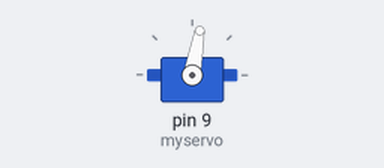
A sketch run on a simulated Arduino Uno, built with avr-gcc and run on an emulated ATmega328P. On the bench: servo.

Above: at 5.05 s.
At 7.0 s:
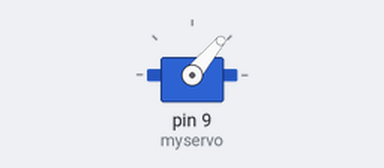
At 9.0 s:
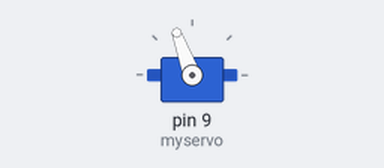
Timing chart, 0 to 10.2 s (numbered marks = the images above):
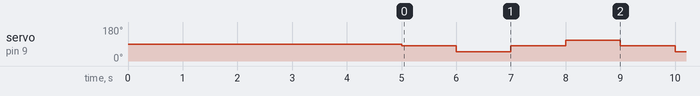

Measured:
- by itself, servo on pin 9 (myservo): repeats every 4.0 s: 50° 1.0 s, 80° 1.0 s, 110° 1.0 s, 80° 1.0 s

The sketch:

Test_knob_servo_calibration.ino
```cpp
#include <Servo.h>

Servo myservo;  // create servo object to control a servo

#define MIDDLE_POSITION 80
#define VERTICAL_MOTOR_POSITION 50
#define HORIZONTAL_MOTOR_POSITIOIN 110

void setup() {
  myservo.attach(9);  // attaches the servo on pin 9 to the servo object
  delay(5000);
}

void loop() {

  myservo.write(MIDDLE_POSITION);
  delay(1000);
  myservo.write(VERTICAL_MOTOR_POSITION);
  delay(1000);
  myservo.write(MIDDLE_POSITION);
  delay(1000);
  myservo.write(HORIZONTAL_MOTOR_POSITIOIN);
  delay(1000);
}
```
